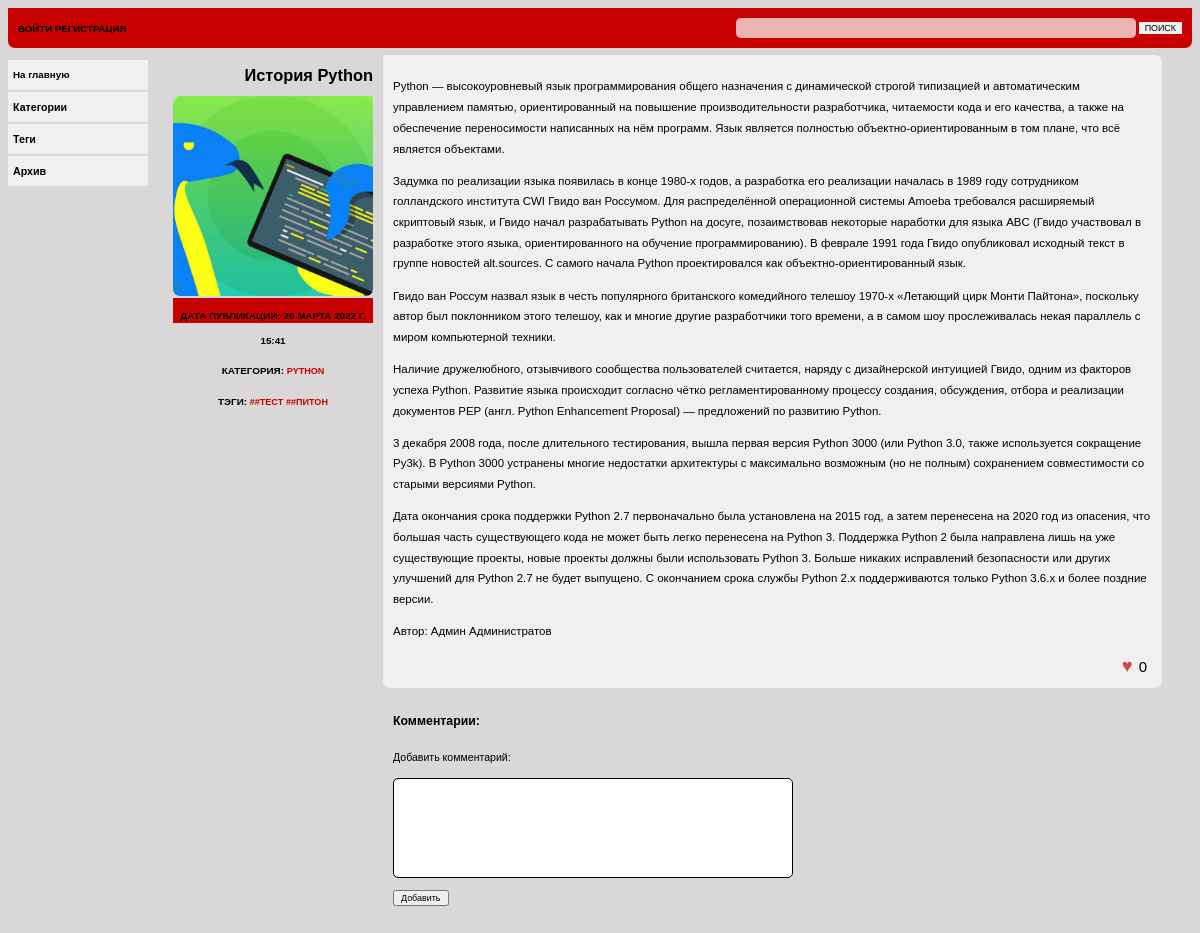
/python/python, run on the app's committed database.
### blog/models.py (models this page shows, shortened)
class Post(models.Model):
    author = models.ForeignKey(User,
                               on_delete=models.SET_NULL,
                               blank=True,
                               null=True,
                               verbose_name='Автор')
    title = models.CharField('Заголовок', max_length=100, unique=True)
    slug = models.SlugField('Слаг', max_length=100, unique=True)
    image = models.ImageField('Изображение', upload_to='images/%Y/%m/%d/', null=True, blank=True)
    category = models.ForeignKey(Category, on_delete=models.CASCADE, verbose_name='Категория')
    tags = models.ManyToManyField('Tag', blank=True, related_name='posts', verbose_name='Теги')
    preview_text = models.TextField('Превью', max_length=500)
    text = models.TextField('Текст', max_length=5000)
    date_pub = models.DateTimeField('Дата публикации', auto_now_add=True)
    likes = models.ManyToManyField(User, blank=True, related_name='posts', verbose_name='Лайки')
    is_published = models.BooleanField("Опубликовано", blank=True, default=False)
    def get_absolute_url(self):
        return reverse('blog:post', kwargs={'category_slug': self.category.slug, 'post_slug': self.slug})
    class Meta:
        verbose_name = 'Пост'
        verbose_name_plural = 'Посты'
        ordering = ('-date_pub',)

class Category(models.Model):
    name = models.CharField('Наименование категории', max_length=50)
    slug = models.SlugField('Слаг', max_length=50)
    def __str__(self):
        return self.name
    class Meta:
        verbose_name = 'Категория'
        verbose_name_plural = 'Категории'

class Tag(models.Model):
    name = models.CharField('Тэг', max_length=50)
    slug = models.SlugField('Слаг', max_length=50)
    def __str__(self):
        return f'#{self.name}'
    class Meta:
        verbose_name = 'Тэг'
        verbose_name_plural = 'Тэги'

### user/models.py (models this page shows)
class User(AbstractUser):
    avatar = models.ImageField(upload_to='images/avatar/%Y/%m/%d/',
                               blank=True, verbose_name='Аватар',
                               default='images/avatar/default.bmp')
    email = models.EmailField('E-mail',
                              unique=True)

### blog/views.py (the view, shortened to what this page needs)
# urls.py: path('<slug:category_slug>/<slug:post_slug>', ShowPost.as_view(), name='post'),
class ShowPost(DetailView):
    template_name = 'blog/post_detail.html'
    context_object_name = 'post'
    slug_url_kwarg = 'post_slug'
    def get_object(self):
        post = services.get_post(self.kwargs['post_slug'])
        if post:
            return post
        else:
            raise Http404('Article is not exists')
    def post(self, request, *args, **kwargs):
        self.post = self.get_object()
        if request.POST.get('like'):
            if request.POST.get('like') == 'post':
                liked_object = self.post
            else:
                liked_object = Comment.objects.get(pk=request.POST.get('like'))
            services.handle_like(liked_object, self.request.user.id)
            anchor = request.POST.get('like')
        elif request.POST.get('text'):
            parent_id = request.POST.get('parent')
            anchor = parent_id if parent_id else 'comments'
            Comment.objects.create(text=request.POST.get('text'),
                                   post_id=self.post.pk,
                                   author_id=self.request.user.id,
                                   parent_id=parent_id)
        else:
            raise Http404
        return HttpResponseRedirect(f'{self.get_success_url()}#{anchor}')

### blog/templates/blog/post_detail.html (shortened to what this page needs)
{% extends 'blog/base.html' %}
{% load static %}
{% block css %} <link href="{% static 'blog/css/styles-detailview.css' %}" rel="stylesheet"> {% endblock %}
{% block content %}
<div class="content">
    <div class="block-titul">
        <div class="block-titul-image">
            <h1>{{post.title}}</h1>
            {% if post.image %}
            <img width="400" height="300" src="{{ post.image.url }}"> </img>
            {% endif %}
        </div>
        <div class="block-titul-author">
            <h3>Дата публикации: {{post.date_pub}}</h3>
            <h3>Категория: <a href="{% url 'blog:category' post.category.slug %}"> {{post.category}}</a></h3>
            <h3>Тэги: {% for tag in post.tags.all %}<a href="{% url 'blog:tag' tag.slug %}"> #{{ tag }}</a> {% endfor %}</h3>
        </div>
    </div>
    <div class="block-text">
        <div class="text">
            <p>{{post.preview_text|linebreaks}}</p>
            <p>{{post.text|linebreaks}}</p>
            <p>Автор: {{post.author.first_name}} {{post.author.last_name}}</p>
            <form action="{{post.get_absolute_url}}"  method="post">
                    <div class="comment-like"><button type="submit" name="like" value="post"><span class="heart">♥</span></button>{{post.likes_count}}</div>
                    </form>
        </div>
        <div class="comments" id="comments">
            <h2>Комментарии:</h2>
            <div class="add-comment">
                <p>Добавить комментарий:</p>
                <form action="" method="post">
                <textarea type="text" name="text"></textarea>
                <p> <button type="submit" value="">Добавить</button> </p>
                </form>
            </div>
        </div>
        {% endblock %}

### blog/static/blog/css/styles-detailview.css (style rules this page uses)
* { box-sizing: border-box; font-family: Verdana, Helvetica, Arial, sans-serif; font-size: 92%; }
a { text-decoration: none }
body { background: #d9d7d7; }
textarea { border-radius: 5px 5px 5px 5px; height: 100px; width: 400px; border: 0.5px solid black; resize: none; font-size: 12px; }
.content { display: flex; flex-direction: row; justify-content: flex-start; border:0px solid black; padding-top: 5px; padding-right: 20px; margin-bottom: 5px; }
.block-titul { display: flex; flex-direction: column; }
.block-titul-image img { object-fit: cover; height: 200px; width: 200px; border-radius: 7px 0px 7px 7px; }
.block-titul-author { height: 25px; line-height: 25px; text-align: center; background: #c70000; text-transform: uppercase; }
.block-text { display: flex; flex-direction: column; padding-left: 10px; padding-right: 10px; }
.text { background: #f0f0f0; padding-bottom: 10px; border-radius: 0px 7px 7px 7px; padding: 10px; }
.comments { display: flex; flex-direction: column; padding-bottom: 10px; border-radius: 7px 7px 7px 7px; margin-top: 5px; padding: 10px; max-width: 600px; }
.comments h2 { font-size: 150%; }
.comment-like { padding-top: 0px; padding-right: 5px; font-size: 15px; text-align: right; }
.comment-like button { font-size: 20px; color: #c70000; opacity: 70%; border: 0px; }
.content h1 { text-align: right; font-size: 200%; font-weight: bolder; }
.content h3 { font-size: 120%; margin-bottom: 0px; margin-top: 5px; }
.content p { font-size: 140%; line-height: 180%; }
.content a { color: #c70000; text-decoration: none; }

### data on the page
Post: title "История Python", image (picture), date_pub "26 МАРТА 2022 Г. 15:41", category "PYTHON", preview_text "Python — высокоуровневый язык программирования общего назначения с динамической строгой типизацией и автоматическим управлением памятью, ориентированный на повышение производительности разработчика, читаемости кода и его качества, а также на обеспечение переносимости написанных на нём программ. Язык является полностью объектно-ориентированным в том плане, что всё является объектами.", text "Задумка по реализации языка появилась в конце 1980-х годов, а разработка его реализации началась в 1989 году сотрудником голландского института CWI Гвидо ван Россумом. Для распределённой операционной системы Amoeba требовался расширяемый скриптовый язык, и Гвидо начал разрабатывать Python на досуге, позаимствовав некоторые наработки для языка ABC (Гвидо участвовал в разработке этого языка, ориентированного на обучение программированию). В феврале 1991 года Гвидо опубликовал исходный текст в группе новостей alt.sources. С самого начала Python проектировался как объектно-ориентированный язык. Гвидо ван Россум назвал язык в честь популярного британского комедийного телешоу 1970-х «Летающий…", author.first_name "Админ", author.last_name "Администратов", likes_count "0"
Tag: name "#ТЕСТ"
Tag: name "#ПИТОН"
